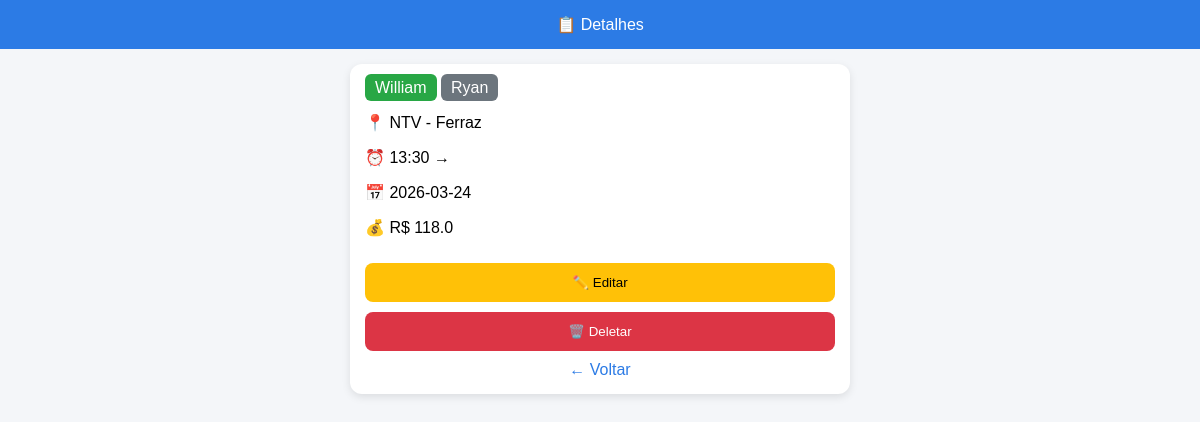
The app's page /detalhes/2 with its own data.
### tables this page shows
CREATE TABLE entregas (
            id INTEGER PRIMARY KEY AUTOINCREMENT,
            piloto TEXT,
            acompanhante TEXT,
            ponto_coleta TEXT,
            hora_retirada TEXT,
            hora_finalizacao TEXT,
            data_entrega TEXT,
            valor REAL
        );

### app.py (the view)
@app.route('/detalhes/<int:id>')
def detalhes(id):
    conn = get_db()
    entrega = conn.execute(
        "SELECT * FROM entregas WHERE id = ?",
        (id,)
    ).fetchone()
    conn.close()
    if entrega is None:
        return "Entrega não encontrada"
    return render_template('detalhes.html', entrega=entrega)

### app.py (called while the page is built)
def get_db():
    conn = sqlite3.connect('database.db')
    conn.row_factory = sqlite3.Row
    return conn

### templates/detalhes.html (shortened to what this page needs)
<!DOCTYPE html>
<html lang="pt-br">
<head>
</head>
<body>
<header>📋 Detalhes</header>
<div class="container">
<div class="card">
<span class="badge piloto">{{ entrega[1] }}</span>
<span class="badge acomp">{{ entrega[2] }}</span>
<p>📍 {{ entrega[3] }}</p>
<p>⏰ {{ entrega[4] }} → {{ entrega[5] }}</p>
<p>📅 {{ entrega[6] }}</p>
<p>💰 R$ {{ entrega[7] }}</p>
<a href="/editar/{{ entrega[0] }}">
<button class="btn edit">✏️ Editar</button>
</a>
<a href="/delete/{{ entrega[0] }}" onclick="return confirm('Tem certeza?')">
<button class="btn delete">🗑️ Deletar</button>
</a>
<a href="/" class="back">← Voltar</a>
</div>
</div>
</body>
</html>

### templates/detalhes.html (style rules this page uses)
body { font-family: Arial; background: #f4f6f9; margin: 0; }
header { background: #2c7be5; color: white; padding: 15px; text-align: center; }
.container { max-width: 500px; margin: auto; padding: 15px; }
.card { background: white; padding: 15px; border-radius: 12px; box-shadow: 0 3px 8px rgba(0,0,0,0.1); }
.badge { padding: 5px 10px; border-radius: 6px; color: white; }
.piloto { background: #28a745; }
.acomp { background: #6c757d; }
.btn { width: 100%; padding: 12px; border: none; border-radius: 8px; margin-top: 10px; cursor: pointer; }
.edit { background: #ffc107; }
.delete { background: #dc3545; color: white; }
.back { display: block; margin-top: 10px; text-align: center; color: #2c7be5; text-decoration: none; }

### records on screen
entregas: piloto "William", acompanhante "Ryan", ponto_coleta "NTV - Ferraz", hora_retirada "13:30", data_entrega "2026-03-24", valor "118.0"
